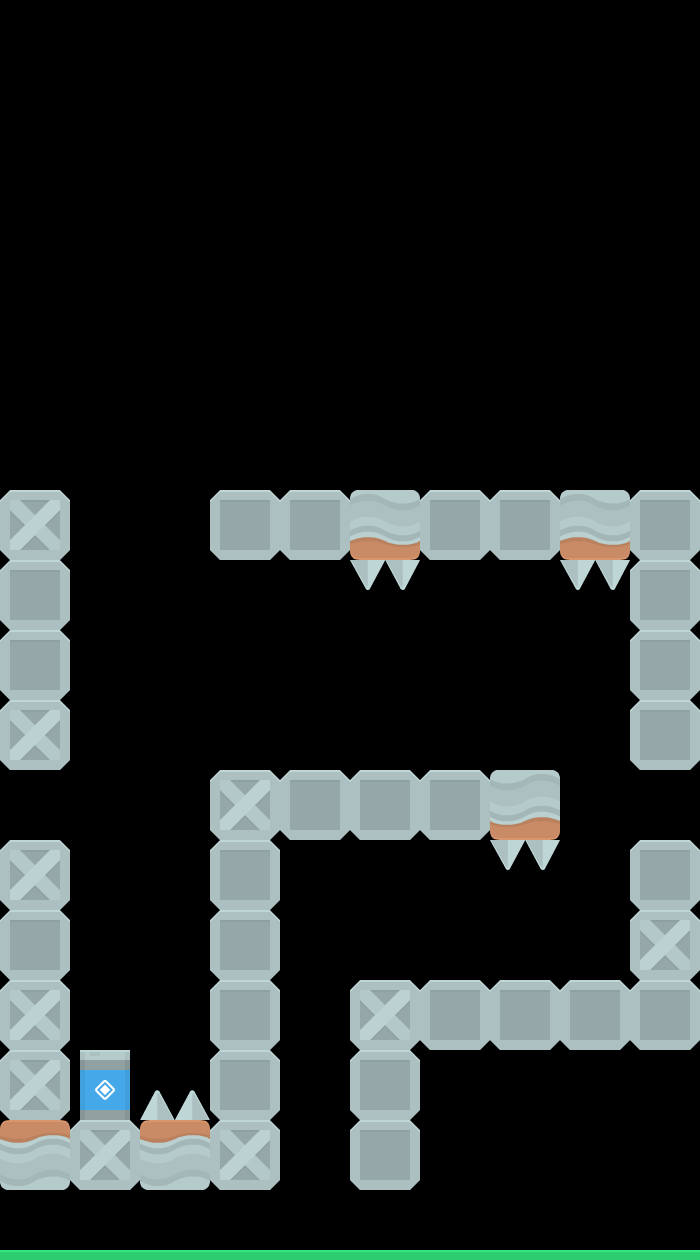

This is a level from a 2D game, rendered from its Tiled map with the project's own tilesets. A one-line summary and the complete map file follow:
An orthogonal 10x18 tile map with 70x70 px tiles, 1 tile layer (Tile Layer 1) and 17 objects (11x collision, 4x danger, exit, player).

<map version="1.4" tiledversion="1.4.3" orientation="orthogonal" renderorder="right-down" width="10" height="18" tilewidth="70" tileheight="70" infinite="0" nextlayerid="4" nextobjectid="24">
 <tileset firstgid="1" source="Rocket.tsx" />
 <layer id="1" name="Tile Layer 1" width="10" height="18">
  <data encoding="csv">
0,0,0,0,0,0,0,0,0,0,
0,0,0,0,0,0,0,0,0,0,
0,0,0,0,0,0,0,0,0,0,
0,0,0,0,0,0,0,0,0,0,
0,0,0,0,0,0,0,0,0,0,
0,0,0,0,0,0,0,0,0,0,
0,0,0,0,0,0,0,0,0,0,
57,0,0,29,29,1073741825,29,29,1073741825,29,
29,0,0,0,0,38,0,0,38,29,
29,0,0,0,0,0,0,0,0,29,
57,0,0,0,0,0,0,0,0,29,
0,0,0,57,29,29,29,3221225473,0,0,
57,0,0,29,0,0,0,38,0,29,
29,0,0,29,0,0,0,0,0,57,
57,0,0,29,0,57,29,29,29,29,
57,90,52,29,0,29,0,0,0,0,
1,57,1,57,0,29,0,0,0,0,
11,11,11,11,11,11,11,11,11,11
</data>
 </layer>
 <objectgroup id="2" name="physics">
  <object id="1" name="collision" x="3" y="1125" width="275" height="61" />
  <object id="2" name="collision" x="211" y="835.667" width="68" height="285.333" />
  <object id="3" name="collision" x="210" y="772" width="348" height="63.6667" />
  <object id="4" name="collision" x="211" y="492" width="489" height="64" />
  <object id="5" name="collision" x="633" y="560" width="66" height="208" />
  <object id="6" name="collision" x="352" y="982.667" width="65" height="202.333" />
  <object id="7" name="collision" x="353.667" y="981" width="345.333" height="67" />
  <object id="9" name="collision" x="-3" y="1252" width="706" height="18" />
  <object id="11" name="danger" x="141" y="1093" width="69" height="29" />
  <object id="12" name="danger" x="489" y="840" width="70" height="31" />
  <object id="13" name="danger" x="347" y="560" width="73" height="30" />
  <object id="14" name="danger" x="560" y="557" width="69" height="34" />
  <object id="19" name="collision" x="629.667" y="841.167" width="70.9997" height="138" />
  <object id="21" name="collision" x="1.33333" y="490.667" width="65.3333" height="277.333" />
  <object id="22" name="collision" x="1.33333" y="840" width="70.6667" height="282.667" />
 </objectgroup>
 <objectgroup id="3" name="objects">
  <object id="16" name="exit" x="81" y="1059" width="47" height="61" />
  <object id="17" name="player" x="305" y="1175" width="19" height="25" />
 </objectgroup>
</map>
